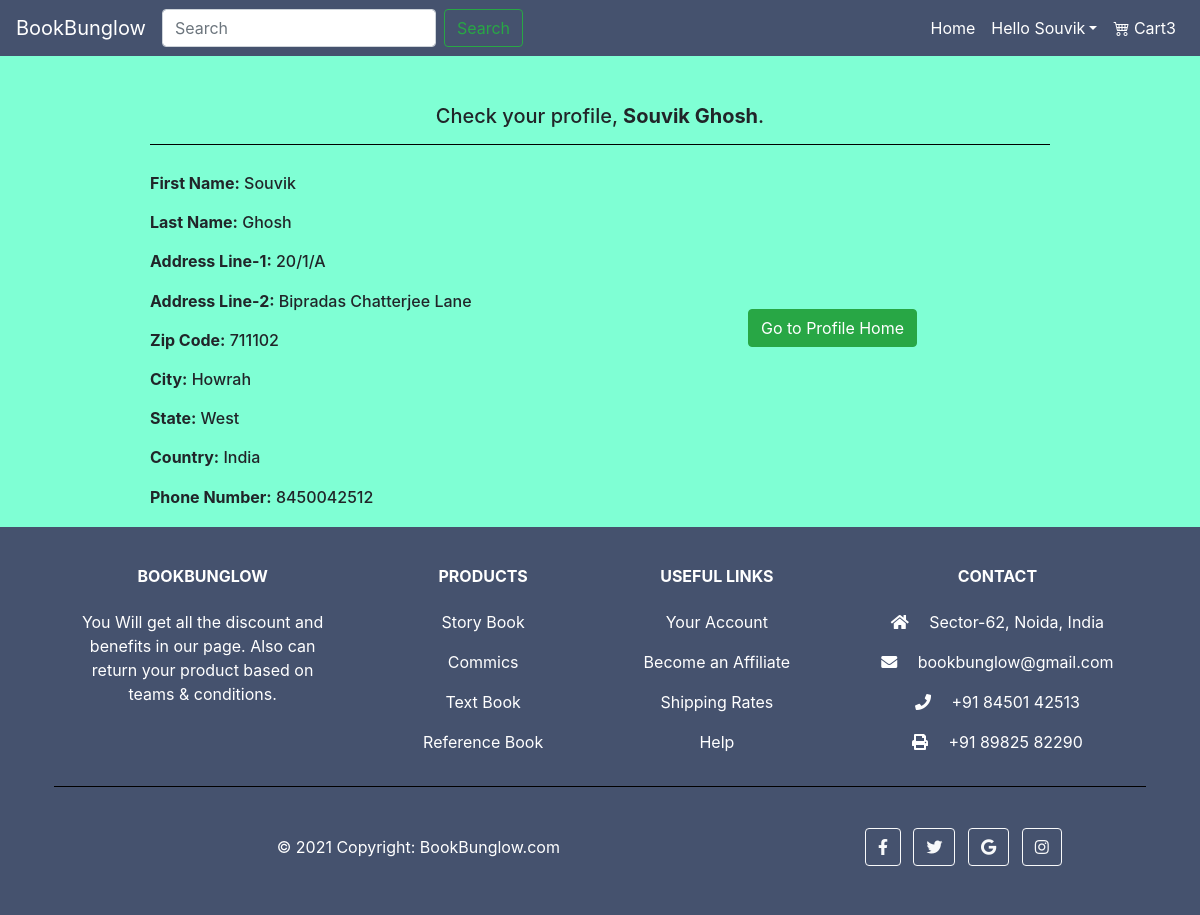
Screenshot of /account/profile/view (signed in) with the database file from the repository.
### tables this page shows
CREATE TABLE users 
		(userId INTEGER PRIMARY KEY, 
		password TEXT,
		email TEXT,
		firstName TEXT,
		lastName TEXT,
		address1 TEXT,
		address2 TEXT,
		zipcode TEXT,
		city TEXT,
		state TEXT,
		country TEXT, 
		phone TEXT
		);

### app.py (the view)
@app.route("/account/profile/view")
def viewProfile():
    if 'email' not in session:
        return redirect(url_for('root'))
    loggedIn, firstName, noOfItems = getLoginDetails()
    with sqlite3.connect('database.db') as conn:
        cur = conn.cursor()
        cur.execute("SELECT userId, email, firstName, lastName, address1, address2, zipcode, city, state, country, phone FROM users WHERE email = '" + session['email'] + "'")
        profileData = cur.fetchone()
    conn.close()
    return render_template("viewProfile.html", profileData=profileData, loggedIn=loggedIn, firstName=firstName, noOfItems=noOfItems)

### app.py (called while the page is built)
def getLoginDetails():
    with sqlite3.connect('database.db') as conn:
        cur = conn.cursor()
        if 'email' not in session:
            loggedIn = False
            firstName = ''
            noOfItems = 0
        else:
            loggedIn = True
            cur.execute("SELECT userId, firstName FROM users WHERE email = '" + session['email'] + "'")
            userId, firstName = cur.fetchone()
            cur.execute("SELECT count(productId) FROM cart WHERE userId = " + str(userId))
            noOfItems = cur.fetchone()[0]
    conn.close()
    return (loggedIn, firstName, noOfItems)

### templates/viewProfile.html (shortened to what this page needs)
<!DOCTYPE HTML>
<html>
<head>
    <link href="https://cdn.jsdelivr.net/npm/bootstrap-icons@1.3.0/font/bootstrap-icons.css" rel="stylesheet" />
    <link href="https://stackpath.bootstrapcdn.com/bootstrap/4.4.1/css/bootstrap.min.css" rel="stylesheet" />
    <link rel="stylesheet" href="https://pro.fontawesome.com/releases/v5.10.0/css/all.css" />
</head>
<body>
    <nav class="navbar navbar-expand-lg navbar-light" style="background-color: #45526e;">
        <a class="navbar-brand text-white" href="/">BookBunglow</a>
        <div class="collapse navbar-collapse" id="navbarSupportedContent">
            <form class="form-inline my-2 my-lg-0" action="{{ url_for( 'searchItem' ) }}">
                <input class="form-control mr-sm-2" type="text" name="searchQuery" placeholder="Search" aria-label="Search">
                <input class="btn btn-outline-success my-2 my-sm-0" type="submit" value="Search">
            </form>
            <ul class="navbar-nav ml-auto">
                <li class="nav-item active">
                    <a class="nav-link text-white" href="/">Home <span class="sr-only">(current)</span></a>
                </li>
                {% if not loggedIn %}
                <li class="nav-item">
                    <a class="nav-link text-white" href="/loginForm">Sign In/Sign Up</a>
                </li>
                {% else %}
                <li class="nav-item dropdown">
                    <a class="nav-link dropdown-toggle text-white" href="#" id="navbarDropdown" role="button" data-toggle="dropdown" aria-haspopup="true" aria-expanded="false">Hello {{firstName}}</a>
                </li>
                {% endif %}
                <li class="nav-item active">
                    <a class="nav-link text-white" href="/cart"><i class="bi bi-cart4"></i> Cart{{noOfItems}}<span class="sr-only">(current)</span></a>
                </li>
            </ul>
        </div>
    </nav>
    <div class="display" id="display" class="formsection">
        <div class="rounded-1" style="background-color:aquamarine;">
            <form class=" forms " method="POST">
                <p class="form-group pt-3 pt-lg-5 h5" style="text-align: center; "> Check your profile, <strong>{{profileData[2]}} {{profileData[3]}}</strong>.</p>
                <hr class="w-75 m-auto ">
                <div class="w-75 m-auto ">
                    <div class="row d-flex justify-content-center">
                        <div class="col-lg-6 " style="padding-top: 25px; ">
                            <h6 class="form-group pt-lg-1 "> <strong>First Name:</strong> {{profileData[2]}}</h6>
                            <h6 class="form-group pt-lg-1 "> <strong>Last Name:</strong> {{profileData[3]}}</h6>
                            <h6 class="form-group pt-lg-1 "> <strong>Address Line-1:</strong> {{profileData[4]}}</h6>
                            <h6 class="form-group pt-lg-1 "> <strong>Address Line-2:</strong> {{profileData[5]}}</h6>
                            <h6 class="form-group pt-lg-1 "> <strong>Zip Code:</strong> {{profileData[6]}}</h6>
                            <h6 class="form-group pt-lg-1 "> <strong>City:</strong> {{profileData[7]}}</h6>
                            <h6 class="form-group pt-lg-1 "> <strong>State:</strong> {{profileData[8]}}</h6>
                            <h6 class="form-group pt-lg-1 "> <strong>Country:</strong> {{profileData[9]}}</h6>
                            <h6 class="form-group pt-lg-1 pb-lg-1 "> <strong>Phone Number:</strong> {{profileData[10]}}</h6>
                        </div>
                        <div class="col-lg-6 d-flex m-auto justify-content-center">
                            <a class="form-group btn btn-success" style="text-align: center;" href="{{ url_for( 'profileHome') }} ">Go to Profile Home</a>
                        </div>
                    </div>
                </div>
            </form>
        </div>
    </div>
    <footer class="text-center text-lg-start text-white " style="background-color: #45526e ">
        <div class="container p-4 pb-0 ">
            <section class=" ">
                <div class="row ">
                    <div class="col-md-3 col-lg-3 col-xl-3 mx-auto mt-3 ">
                        <h6 class="text-uppercase mb-4 font-weight-bold ">
                            BookBunglow
                        </h6>
                        <p>You Will get all the discount and benefits in our page. Also can return your product based on teams & conditions.</p>
                    </div>
                    <div class="col-md-2 col-lg-2 col-xl-2 mx-auto mt-3 ">
                        <h6 class="text-uppercase mb-4 font-weight-bold ">Products</h6>
                        <p><a class="text-white ">Story Book</a></p>
                        <p><a class="text-white ">Commics</a></p>
                        <p><a class="text-white ">Text Book</a></p>
                        <p><a class="text-white ">Reference Book</a></p>
                    </div>
                    <div class="col-md-3 col-lg-2 col-xl-2 mx-auto mt-3 ">
                        <h6 class="text-uppercase mb-4 font-weight-bold ">
                            Useful links
                        </h6>
                        <p><a class="text-white ">Your Account</a></p>
                        <p><a class="text-white ">Become an Affiliate</a></p>
                        <p><a class="text-white ">Shipping Rates</a></p>
                        <p><a class="text-white ">Help</a></p>
                    </div>
                    <div class="col-md-4 col-lg-3 col-xl-3 mx-auto mt-3 ">
                        <h6 class="text-uppercase mb-4 font-weight-bold ">Contact</h6>
                        <p><i class="fas fa-home mr-3 "></i> Sector-62, Noida, India</p>
                        <p><i class="fas fa-envelope mr-3 "></i> bookbunglow@gmail.com</p>
                        <p><i class="fas fa-phone mr-3 "></i> +91 84501 42513</p>
                        <p><i class="fas fa-print mr-3 "></i> +91 89825 82290</p>
                    </div>
                </div>
            </section>
            <hr class="my-3 ">
            <section class="p-3 pt-0 ">
                <div class="row d-flex align-items-center ">
                    <div class="col-md-7 col-lg-8 text-center text-md-start ">
                        <div class="p-3 ">
                            © 2021 Copyright:
                            <a class="text-white " href="https://mdbootstrap.com/ ">BookBunglow.com</a>
                        </div>
                    </div>
                    <div class="col-md-5 col-lg-4 ml-lg-0 text-center text-md-end ">
                        <a class="btn btn-outline-light btn-floating m-1 " href="https://www.facebook.com/sourocks1000/ " class="text-white " role="button "><i class="fab fa-facebook-f "></i></a>
                        <a class="btn btn-outline-light btn-floating m-1 " href="https://twitter.com/SouvikG28051701 " class="text-white " role="button "><i class="fab fa-twitter "></i></a>
                        <a class="btn btn-outline-light btn-floating m-1 " href="www.google.com " class="text-white " role="button "><i class="fab fa-google "></i></a>
                        <a class="btn btn-outline-light btn-floating m-1 " href="https://www.instagram.com/rocks_riko/ " class="text-white " role="button "><i class="fab fa-instagram "></i></a>
                    </div>
                </div>
            </section>
        </div>
    </footer>
</body>
</html>

### templates/viewProfile.html (style rules this page uses)
body { background-color: aquamarine; }
hr { color: black; background-color: black; }

### rows the page displays
users: firstName "Souvik", lastName "Ghosh", address1 "20/1/A", address2 "Bipradas Chatterjee Lane", zipcode "711102", city "Howrah", state "West", country "India", phone "8450042512"

### other values shown
{{ noOfItems }} "3"
